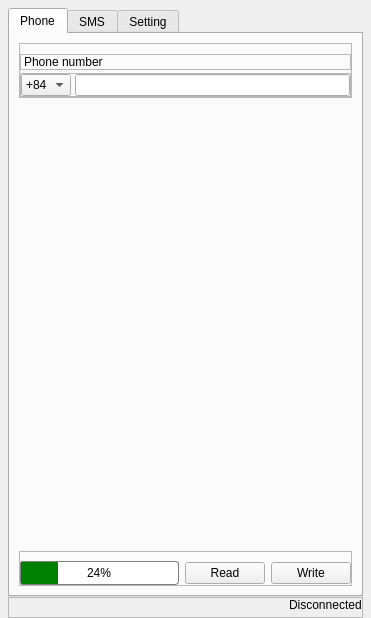
<?xml version="1.0" encoding="UTF-8"?>
<ui version="4.0">
 <class>MainWindow</class>
 <widget class="QMainWindow" name="MainWindow">
  <property name="geometry">
   <rect>
    <x>0</x>
    <y>0</y>
    <width>371</width>
    <height>618</height>
   </rect>
  </property>
  <property name="windowTitle">
   <string>MainWindow</string>
  </property>
  <widget class="QWidget" name="centralwidget">
   <layout class="QVBoxLayout" name="verticalLayout">
    <property name="spacing">
     <number>0</number>
    </property>
    <property name="leftMargin">
     <number>8</number>
    </property>
    <property name="topMargin">
     <number>8</number>
    </property>
    <property name="rightMargin">
     <number>8</number>
    </property>
    <property name="bottomMargin">
     <number>0</number>
    </property>
    <item>
     <widget class="QTabWidget" name="tabWidget">
      <property name="styleSheet">
       <string notr="true">QProgressBar {border: 1px solid gray;border-radius: 3px;text-align: center;background-color: white;color: black;} QProgressBar::chunk {background-color: green;}</string>
      </property>
      <property name="inputMethodHints">
       <set>Qt::ImhNone</set>
      </property>
      <property name="tabPosition">
       <enum>QTabWidget::North</enum>
      </property>
      <property name="currentIndex">
       <number>0</number>
      </property>
      <property name="usesScrollButtons">
       <bool>true</bool>
      </property>
      <property name="documentMode">
       <bool>false</bool>
      </property>
      <property name="movable">
       <bool>false</bool>
      </property>
      <property name="tabBarAutoHide">
       <bool>false</bool>
      </property>
      <widget class="QWidget" name="tab_1">
       <attribute name="title">
        <string>Phone</string>
       </attribute>
       <layout class="QVBoxLayout" name="verticalLayout_5">
        <item alignment="Qt::AlignTop">
         <widget class="QFrame" name="frame_4">
          <property name="frameShape">
           <enum>QFrame::StyledPanel</enum>
          </property>
          <property name="frameShadow">
           <enum>QFrame::Raised</enum>
          </property>
          <layout class="QVBoxLayout" name="verticalLayout_4">
           <property name="spacing">
            <number>3</number>
           </property>
           <property name="leftMargin">
            <number>0</number>
           </property>
           <property name="topMargin">
            <number>10</number>
           </property>
           <property name="rightMargin">
            <number>0</number>
           </property>
           <property name="bottomMargin">
            <number>0</number>
           </property>
           <item>
            <widget class="QFrame" name="frame_7">
             <property name="frameShape">
              <enum>QFrame::StyledPanel</enum>
             </property>
             <property name="frameShadow">
              <enum>QFrame::Raised</enum>
             </property>
             <layout class="QHBoxLayout" name="horizontalLayout_6">
              <property name="spacing">
               <number>0</number>
              </property>
              <property name="leftMargin">
               <number>3</number>
              </property>
              <property name="topMargin">
               <number>0</number>
              </property>
              <property name="rightMargin">
               <number>0</number>
              </property>
              <property name="bottomMargin">
               <number>0</number>
              </property>
              <item>
               <widget class="QLabel" name="label_2">
                <property name="sizePolicy">
                 <sizepolicy hsizetype="Preferred" vsizetype="Fixed">
                  <horstretch>0</horstretch>
                  <verstretch>0</verstretch>
                 </sizepolicy>
                </property>
                <property name="text">
                 <string>Phone number</string>
                </property>
               </widget>
              </item>
             </layout>
            </widget>
           </item>
           <item>
            <widget class="QFrame" name="frame_5">
             <property name="frameShape">
              <enum>QFrame::StyledPanel</enum>
             </property>
             <property name="frameShadow">
              <enum>QFrame::Raised</enum>
             </property>
             <layout class="QHBoxLayout" name="horizontalLayout_4">
              <property name="spacing">
               <number>4</number>
              </property>
              <property name="leftMargin">
               <number>0</number>
              </property>
              <property name="topMargin">
               <number>0</number>
              </property>
              <property name="rightMargin">
               <number>0</number>
              </property>
              <property name="bottomMargin">
               <number>0</number>
              </property>
              <item>
               <widget class="QComboBox" name="cbb_phone">
                <property name="sizePolicy">
                 <sizepolicy hsizetype="Maximum" vsizetype="Fixed">
                  <horstretch>0</horstretch>
                  <verstretch>0</verstretch>
                 </sizepolicy>
                </property>
                <property name="maximumSize">
                 <size>
                  <width>50</width>
                  <height>16777215</height>
                 </size>
                </property>
                <item>
                 <property name="text">
                  <string>+84</string>
                 </property>
                </item>
               </widget>
              </item>
              <item>
               <widget class="QLineEdit" name="line_phone">
                <property name="inputMethodHints">
                 <set>Qt::ImhDigitsOnly|Qt::ImhFormattedNumbersOnly</set>
                </property>
                <property name="text">
                 <string/>
                </property>
               </widget>
              </item>
             </layout>
            </widget>
           </item>
          </layout>
         </widget>
        </item>
        <item alignment="Qt::AlignBottom">
         <widget class="QFrame" name="frame_btn_phone">
          <property name="styleSheet">
           <string notr="true"/>
          </property>
          <property name="frameShape">
           <enum>QFrame::StyledPanel</enum>
          </property>
          <property name="frameShadow">
           <enum>QFrame::Raised</enum>
          </property>
          <layout class="QHBoxLayout" name="horizontalLayout_2">
           <property name="leftMargin">
            <number>0</number>
           </property>
           <property name="rightMargin">
            <number>0</number>
           </property>
           <property name="bottomMargin">
            <number>0</number>
           </property>
           <item>
            <widget class="QProgressBar" name="pb_phone">
             <property name="value">
              <number>24</number>
             </property>
            </widget>
           </item>
           <item>
            <widget class="QPushButton" name="btn_read_phone">
             <property name="text">
              <string>Read</string>
             </property>
            </widget>
           </item>
           <item>
            <widget class="QPushButton" name="btn_write_phone">
             <property name="text">
              <string>Write</string>
             </property>
            </widget>
           </item>
          </layout>
         </widget>
        </item>
       </layout>
      </widget>
      <widget class="QWidget" name="tab_2">
       <attribute name="title">
        <string>SMS</string>
       </attribute>
       <layout class="QVBoxLayout" name="verticalLayout_3">
        <item>
         <widget class="QGroupBox" name="groupBox">
          <property name="maximumSize">
           <size>
            <width>824</width>
            <height>50</height>
           </size>
          </property>
          <property name="title">
           <string>Input</string>
          </property>
          <layout class="QHBoxLayout" name="horizontalLayout">
           <item>
            <widget class="QCheckBox" name="cb_bit0">
             <property name="text">
              <string>0</string>
             </property>
            </widget>
           </item>
           <item>
            <widget class="QCheckBox" name="cb_bit1">
             <property name="text">
              <string>1</string>
             </property>
            </widget>
           </item>
           <item>
            <widget class="QCheckBox" name="cb_bit2">
             <property name="text">
              <string>2</string>
             </property>
            </widget>
           </item>
           <item>
            <widget class="QCheckBox" name="cb_bit3">
             <property name="text">
              <string>3</string>
             </property>
            </widget>
           </item>
           <item>
            <widget class="QCheckBox" name="cb_bit4">
             <property name="text">
              <string>4</string>
             </property>
            </widget>
           </item>
           <item>
            <widget class="QFrame" name="space">
             <property name="sizePolicy">
              <sizepolicy hsizetype="Expanding" vsizetype="Preferred">
               <horstretch>0</horstretch>
               <verstretch>0</verstretch>
              </sizepolicy>
             </property>
             <property name="frameShape">
              <enum>QFrame::StyledPanel</enum>
             </property>
             <property name="frameShadow">
              <enum>QFrame::Raised</enum>
             </property>
            </widget>
           </item>
          </layout>
         </widget>
        </item>
        <item>
         <widget class="QFrame" name="frame">
          <property name="frameShape">
           <enum>QFrame::StyledPanel</enum>
          </property>
          <property name="frameShadow">
           <enum>QFrame::Raised</enum>
          </property>
          <layout class="QVBoxLayout" name="verticalLayout_2">
           <property name="spacing">
            <number>5</number>
           </property>
           <property name="leftMargin">
            <number>0</number>
           </property>
           <property name="topMargin">
            <number>0</number>
           </property>
           <property name="rightMargin">
            <number>0</number>
           </property>
           <property name="bottomMargin">
            <number>0</number>
           </property>
           <item>
            <widget class="QFrame" name="frame_6">
             <property name="frameShape">
              <enum>QFrame::StyledPanel</enum>
             </property>
             <property name="frameShadow">
              <enum>QFrame::Raised</enum>
             </property>
             <layout class="QHBoxLayout" name="horizontalLayout_5">
              <property name="spacing">
               <number>0</number>
              </property>
              <property name="leftMargin">
               <number>8</number>
              </property>
              <property name="topMargin">
               <number>0</number>
              </property>
              <property name="rightMargin">
               <number>0</number>
              </property>
              <property name="bottomMargin">
               <number>0</number>
              </property>
              <item>
               <widget class="QLabel" name="label">
                <property name="text">
                 <string>SMS Content</string>
                </property>
               </widget>
              </item>
             </layout>
            </widget>
           </item>
           <item>
            <widget class="QTextEdit" name="text_content"/>
           </item>
          </layout>
         </widget>
        </item>
        <item>
         <widget class="QFrame" name="frame_btn_sms">
          <property name="enabled">
           <bool>true</bool>
          </property>
          <property name="styleSheet">
           <string notr="true"/>
          </property>
          <property name="frameShape">
           <enum>QFrame::StyledPanel</enum>
          </property>
          <property name="frameShadow">
           <enum>QFrame::Raised</enum>
          </property>
          <layout class="QHBoxLayout" name="horizontalLayout_3">
           <property name="leftMargin">
            <number>0</number>
           </property>
           <property name="rightMargin">
            <number>0</number>
           </property>
           <property name="bottomMargin">
            <number>0</number>
           </property>
           <item>
            <widget class="QProgressBar" name="pb_sms">
             <property name="value">
              <number>24</number>
             </property>
            </widget>
           </item>
           <item>
            <widget class="QPushButton" name="btn_read_sms">
             <property name="text">
              <string>Read</string>
             </property>
            </widget>
           </item>
           <item>
            <widget class="QPushButton" name="btn_write_sms">
             <property name="text">
              <string>Write</string>
             </property>
            </widget>
           </item>
          </layout>
         </widget>
        </item>
       </layout>
      </widget>
      <widget class="QWidget" name="tab">
       <attribute name="title">
        <string>Setting</string>
       </attribute>
       <layout class="QVBoxLayout" name="verticalLayout_6">
        <item alignment="Qt::AlignTop">
         <widget class="QFrame" name="frame_11">
          <property name="frameShape">
           <enum>QFrame::StyledPanel</enum>
          </property>
          <property name="frameShadow">
           <enum>QFrame::Raised</enum>
          </property>
          <layout class="QHBoxLayout" name="horizontalLayout_9">
           <property name="leftMargin">
            <number>0</number>
           </property>
           <property name="topMargin">
            <number>0</number>
           </property>
           <property name="rightMargin">
            <number>0</number>
           </property>
           <property name="bottomMargin">
            <number>0</number>
           </property>
           <item>
            <widget class="QLabel" name="label_3">
             <property name="text">
              <string>Port</string>
             </property>
            </widget>
           </item>
           <item>
            <widget class="QComboBox" name="cbb_port"/>
           </item>
           <item>
            <widget class="QPushButton" name="btn_connect">
             <property name="text">
              <string>Connect</string>
             </property>
            </widget>
           </item>
          </layout>
         </widget>
        </item>
       </layout>
      </widget>
     </widget>
    </item>
    <item>
     <widget class="QFrame" name="frame_9">
      <property name="frameShape">
       <enum>QFrame::StyledPanel</enum>
      </property>
      <property name="frameShadow">
       <enum>QFrame::Raised</enum>
      </property>
      <layout class="QHBoxLayout" name="horizontalLayout_8">
       <property name="spacing">
        <number>0</number>
       </property>
       <property name="leftMargin">
        <number>0</number>
       </property>
       <property name="topMargin">
        <number>0</number>
       </property>
       <property name="rightMargin">
        <number>0</number>
       </property>
       <property name="bottomMargin">
        <number>5</number>
       </property>
       <item alignment="Qt::AlignRight">
        <widget class="QLabel" name="lb_status">
         <property name="text">
          <string>Disconnected</string>
         </property>
        </widget>
       </item>
      </layout>
     </widget>
    </item>
   </layout>
  </widget>
 </widget>
 <resources/>
 <connections/>
</ui>
